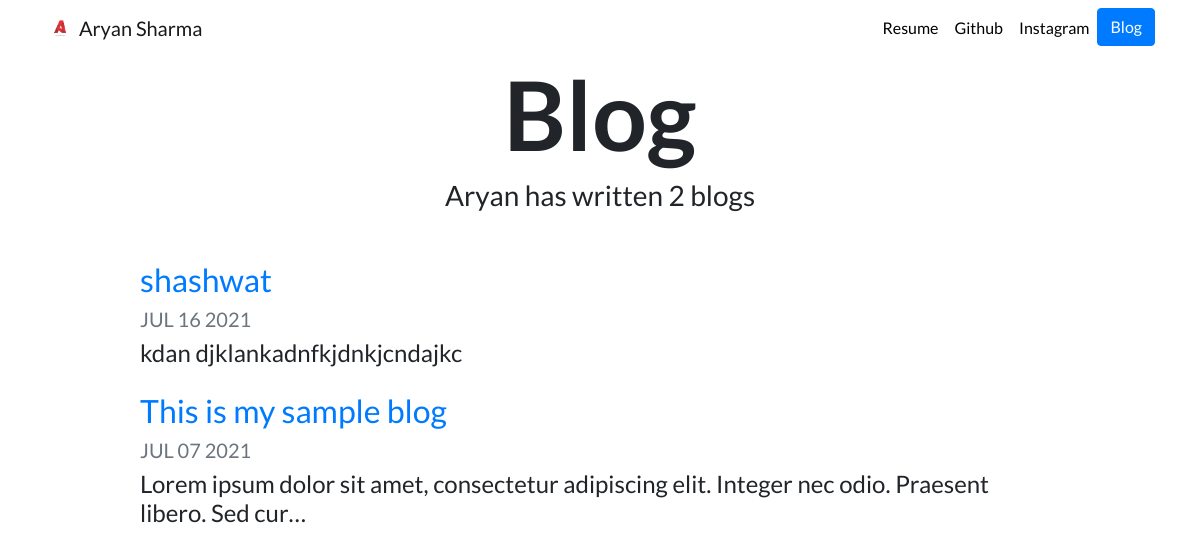
Screenshot of /blog/ with the database file from the repository.
### blog/models.py (models this page shows, shortened)
class Blog(models.Model):
    title = models.CharField(max_length=100)
    description = models.TextField()
    date = models.DateTimeField()

### blog/views.py (the view)
# urls.py: path('', views.all_blogs, name='all_blogs'),
def all_blogs(request):
    blogs = Blog.objects.order_by('-date')
    return render(request, 'blog/all_blogs.html', {'blogs':blogs})

### blog/templates/blog/all_blogs.html
{% extends "portfolio/base.html" %}
{% load static %}
{% block content %}
<h1 id="blogtitle" class="font-weight-bold text-center">Blog</h1>
<h3 class="text-center mb-5">Aryan has written {{ blogs.count }} blog{{ blogs.count|pluralize }}</h3>
{% for blog in blogs %}
<div class="row justify-content-center my-3">
  <div class="col-md-10">
    <a href="{% url 'blog:detail' blog.id %}">
      <h2>{{ blog.title }}</h2>
    </a>
    <h5 class="text-muted">{{ blog.date|date:'M d Y'|upper }}</h5>
    <h4>{{ blog.description|striptags|truncatechars:100 }}</h4>
  </div>
</div>
{% endfor %}
{% endblock %}

### portfolio/templates/portfolio/base.html (shortened to what this page needs)
{% load static %}
<!doctype html>
<html lang="en">
<head>
  <link rel="stylesheet" href="https://stackpath.bootstrapcdn.com/bootstrap/4.4.1/css/bootstrap.min.css">
  <link rel="stylesheet" href="{% static "portfolio/custom.css" %}">
</head>
<body>
  <body id="bg" style="background-image: url('{% static "background.jpg" %})";>
  <nav id="topNav" class="navbar navbar-expand-md navbar-light">
    <div class="container">
      <a class="navbar-brand" href="{% url 'home' %}">
        <img src="{% static "portfolio/Logo.png" %}" width="30" height="30" class="d-inline-block align-top" alt="Nick's Logo">
        <span>Aryan Sharma</span>
      </a>
      <div class="collapse navbar-collapse text-center" id="navbarNav">
        <ul class="navbar-nav ml-auto">
          <li class="nav-item">
            <a class="nav-link" href="{% static "portfolio/ngo aryan.pdf" %}">Resume</a>
          </li>
          <li class="nav-item">
            <a class="nav-link" href="https://github.com/aryansharma22" target="_blank">Github</a>
          </li>
          <li class="nav-item">
            <a class="nav-link" href="https://www.instagram.com/grimmrey/" target="_blank">Instagram</a>
          </li>
          <li>
            <a role="button" href="{% url 'blog:all_blogs' %}" class="btn btn-primary">Blog</a>
          </li>
        </ul>
      </div>
    </div>
  </nav>
  <div class="container">
    {% block content %}{% endblock %}
  </div>
</body>
</html>

### portfolio/static/portfolio/custom.css (style rules this page uses)
.navbar-nav .nav-link { color: rgba(0,0,0,1) !important; }
body { font-family: 'Lato', sans-serif; }
#blogtitle { font-size: 6rem; }
#bg { background-size: 1800px 900px; background-repeat: no-repeat; background-position: top; background-attachment: fixed; }

### rows the page displays
Blog: title "shashwat", date "JUL 16 2021", description "kdan djklankadnfkjdnkjcndajkc"
Blog: title "This is my sample blog", date "JUL 07 2021", description "Lorem ipsum dolor sit amet, consectetur adipiscing elit. Integer nec odio. Praesent libero. Sed cur…"

### other values shown
{{ blogs.count }} "2"
